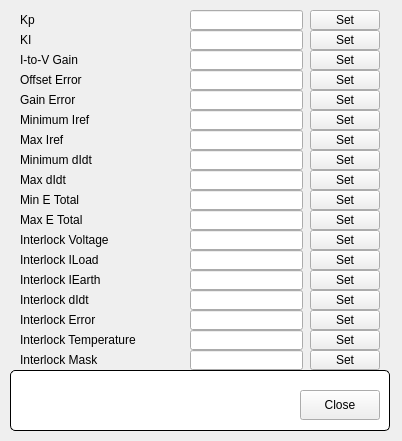
<?xml version="1.0" encoding="UTF-8"?>
<ui version="4.0">
 <class>FormGeneralTuning</class>
 <widget class="QMainWindow" name="FormGeneralTuning">
  <property name="geometry">
   <rect>
    <x>0</x>
    <y>0</y>
    <width>402</width>
    <height>441</height>
   </rect>
  </property>
  <property name="windowTitle">
   <string>General Tuning</string>
  </property>
  <widget class="QWidget" name="centralWidget">
   <widget class="QGroupBox" name="titleGroupBox_2">
    <property name="geometry">
     <rect>
      <x>10</x>
      <y>370</y>
      <width>380</width>
      <height>61</height>
     </rect>
    </property>
    <property name="styleSheet">
     <string notr="true">QGroupBox {
 	background-color: rgb(255, 255, 255);
     border: 1px solid black;
     border-radius: 5px;
     margin-top: 0.5em;
 }
 
 QGroupBox::title {
     subcontrol-origin: margin;
     left: 10px;
     padding: 0 3px 0 3px;
 }</string>
    </property>
    <property name="title">
     <string/>
    </property>
    <widget class="QPushButton" name="btnClose">
     <property name="geometry">
      <rect>
       <x>290</x>
       <y>20</y>
       <width>80</width>
       <height>30</height>
      </rect>
     </property>
     <property name="text">
      <string>Close</string>
     </property>
    </widget>
   </widget>
   <widget class="QLabel" name="label">
    <property name="geometry">
     <rect>
      <x>20</x>
      <y>10</y>
      <width>160</width>
      <height>20</height>
     </rect>
    </property>
    <property name="text">
     <string>Kp</string>
    </property>
   </widget>
   <widget class="QLineEdit" name="txtKP">
    <property name="geometry">
     <rect>
      <x>190</x>
      <y>10</y>
      <width>113</width>
      <height>20</height>
     </rect>
    </property>
   </widget>
   <widget class="QPushButton" name="pushButton">
    <property name="geometry">
     <rect>
      <x>310</x>
      <y>10</y>
      <width>70</width>
      <height>20</height>
     </rect>
    </property>
    <property name="text">
     <string>Set</string>
    </property>
   </widget>
   <widget class="QPushButton" name="pushButton_2">
    <property name="geometry">
     <rect>
      <x>310</x>
      <y>30</y>
      <width>70</width>
      <height>20</height>
     </rect>
    </property>
    <property name="text">
     <string>Set</string>
    </property>
   </widget>
   <widget class="QLineEdit" name="txtKI">
    <property name="geometry">
     <rect>
      <x>190</x>
      <y>30</y>
      <width>113</width>
      <height>20</height>
     </rect>
    </property>
   </widget>
   <widget class="QLabel" name="label_2">
    <property name="geometry">
     <rect>
      <x>20</x>
      <y>30</y>
      <width>160</width>
      <height>20</height>
     </rect>
    </property>
    <property name="text">
     <string>KI</string>
    </property>
   </widget>
   <widget class="QPushButton" name="pushButton_3">
    <property name="geometry">
     <rect>
      <x>310</x>
      <y>50</y>
      <width>70</width>
      <height>20</height>
     </rect>
    </property>
    <property name="text">
     <string>Set</string>
    </property>
   </widget>
   <widget class="QLineEdit" name="txtI2VGain">
    <property name="geometry">
     <rect>
      <x>190</x>
      <y>50</y>
      <width>113</width>
      <height>20</height>
     </rect>
    </property>
   </widget>
   <widget class="QLabel" name="label_3">
    <property name="geometry">
     <rect>
      <x>20</x>
      <y>50</y>
      <width>160</width>
      <height>20</height>
     </rect>
    </property>
    <property name="text">
     <string>I-to-V Gain</string>
    </property>
   </widget>
   <widget class="QPushButton" name="pushButton_4">
    <property name="geometry">
     <rect>
      <x>310</x>
      <y>70</y>
      <width>70</width>
      <height>20</height>
     </rect>
    </property>
    <property name="text">
     <string>Set</string>
    </property>
   </widget>
   <widget class="QLineEdit" name="txtOffsetError">
    <property name="geometry">
     <rect>
      <x>190</x>
      <y>70</y>
      <width>113</width>
      <height>20</height>
     </rect>
    </property>
   </widget>
   <widget class="QLabel" name="label_4">
    <property name="geometry">
     <rect>
      <x>20</x>
      <y>70</y>
      <width>160</width>
      <height>20</height>
     </rect>
    </property>
    <property name="text">
     <string>Offset Error</string>
    </property>
   </widget>
   <widget class="QPushButton" name="pushButton_5">
    <property name="geometry">
     <rect>
      <x>310</x>
      <y>130</y>
      <width>70</width>
      <height>20</height>
     </rect>
    </property>
    <property name="text">
     <string>Set</string>
    </property>
   </widget>
   <widget class="QLineEdit" name="txtMindIdt">
    <property name="geometry">
     <rect>
      <x>190</x>
      <y>150</y>
      <width>113</width>
      <height>20</height>
     </rect>
    </property>
   </widget>
   <widget class="QPushButton" name="pushButton_6">
    <property name="geometry">
     <rect>
      <x>310</x>
      <y>110</y>
      <width>70</width>
      <height>20</height>
     </rect>
    </property>
    <property name="text">
     <string>Set</string>
    </property>
   </widget>
   <widget class="QPushButton" name="pushButton_7">
    <property name="geometry">
     <rect>
      <x>310</x>
      <y>150</y>
      <width>70</width>
      <height>20</height>
     </rect>
    </property>
    <property name="text">
     <string>Set</string>
    </property>
   </widget>
   <widget class="QLabel" name="label_5">
    <property name="geometry">
     <rect>
      <x>20</x>
      <y>110</y>
      <width>160</width>
      <height>20</height>
     </rect>
    </property>
    <property name="text">
     <string>Minimum Iref</string>
    </property>
   </widget>
   <widget class="QLineEdit" name="txtMinIref">
    <property name="geometry">
     <rect>
      <x>190</x>
      <y>110</y>
      <width>113</width>
      <height>20</height>
     </rect>
    </property>
   </widget>
   <widget class="QLineEdit" name="txtGainError">
    <property name="geometry">
     <rect>
      <x>190</x>
      <y>90</y>
      <width>113</width>
      <height>20</height>
     </rect>
    </property>
   </widget>
   <widget class="QPushButton" name="pushButton_8">
    <property name="geometry">
     <rect>
      <x>310</x>
      <y>90</y>
      <width>70</width>
      <height>20</height>
     </rect>
    </property>
    <property name="text">
     <string>Set</string>
    </property>
   </widget>
   <widget class="QLineEdit" name="txtMaxIref">
    <property name="geometry">
     <rect>
      <x>190</x>
      <y>130</y>
      <width>113</width>
      <height>20</height>
     </rect>
    </property>
   </widget>
   <widget class="QLabel" name="label_6">
    <property name="geometry">
     <rect>
      <x>20</x>
      <y>150</y>
      <width>160</width>
      <height>20</height>
     </rect>
    </property>
    <property name="text">
     <string>Minimum dIdt</string>
    </property>
   </widget>
   <widget class="QLabel" name="label_7">
    <property name="geometry">
     <rect>
      <x>20</x>
      <y>130</y>
      <width>160</width>
      <height>20</height>
     </rect>
    </property>
    <property name="text">
     <string>Max Iref</string>
    </property>
   </widget>
   <widget class="QLabel" name="label_8">
    <property name="geometry">
     <rect>
      <x>20</x>
      <y>90</y>
      <width>160</width>
      <height>20</height>
     </rect>
    </property>
    <property name="text">
     <string>Gain Error</string>
    </property>
   </widget>
   <widget class="QLineEdit" name="txtInterlockError">
    <property name="geometry">
     <rect>
      <x>190</x>
      <y>310</y>
      <width>113</width>
      <height>20</height>
     </rect>
    </property>
   </widget>
   <widget class="QLabel" name="label_9">
    <property name="geometry">
     <rect>
      <x>20</x>
      <y>230</y>
      <width>160</width>
      <height>20</height>
     </rect>
    </property>
    <property name="text">
     <string>Interlock Voltage</string>
    </property>
   </widget>
   <widget class="QPushButton" name="pushButton_9">
    <property name="geometry">
     <rect>
      <x>310</x>
      <y>250</y>
      <width>70</width>
      <height>20</height>
     </rect>
    </property>
    <property name="text">
     <string>Set</string>
    </property>
   </widget>
   <widget class="QPushButton" name="pushButton_10">
    <property name="geometry">
     <rect>
      <x>310</x>
      <y>230</y>
      <width>70</width>
      <height>20</height>
     </rect>
    </property>
    <property name="text">
     <string>Set</string>
    </property>
   </widget>
   <widget class="QPushButton" name="pushButton_11">
    <property name="geometry">
     <rect>
      <x>310</x>
      <y>310</y>
      <width>70</width>
      <height>20</height>
     </rect>
    </property>
    <property name="text">
     <string>Set</string>
    </property>
   </widget>
   <widget class="QLabel" name="label_10">
    <property name="geometry">
     <rect>
      <x>20</x>
      <y>170</y>
      <width>160</width>
      <height>20</height>
     </rect>
    </property>
    <property name="text">
     <string>Max dIdt</string>
    </property>
   </widget>
   <widget class="QPushButton" name="pushButton_12">
    <property name="geometry">
     <rect>
      <x>310</x>
      <y>170</y>
      <width>70</width>
      <height>20</height>
     </rect>
    </property>
    <property name="text">
     <string>Set</string>
    </property>
   </widget>
   <widget class="QPushButton" name="pushButton_13">
    <property name="geometry">
     <rect>
      <x>310</x>
      <y>210</y>
      <width>70</width>
      <height>20</height>
     </rect>
    </property>
    <property name="text">
     <string>Set</string>
    </property>
   </widget>
   <widget class="QLineEdit" name="txtInterlockIload">
    <property name="geometry">
     <rect>
      <x>190</x>
      <y>250</y>
      <width>113</width>
      <height>20</height>
     </rect>
    </property>
   </widget>
   <widget class="QLineEdit" name="txtInterlockIEartth">
    <property name="geometry">
     <rect>
      <x>190</x>
      <y>270</y>
      <width>113</width>
      <height>20</height>
     </rect>
    </property>
   </widget>
   <widget class="QLabel" name="label_11">
    <property name="geometry">
     <rect>
      <x>20</x>
      <y>310</y>
      <width>160</width>
      <height>20</height>
     </rect>
    </property>
    <property name="text">
     <string>Interlock Error</string>
    </property>
   </widget>
   <widget class="QLineEdit" name="txtInterlockVoltage">
    <property name="geometry">
     <rect>
      <x>190</x>
      <y>230</y>
      <width>113</width>
      <height>20</height>
     </rect>
    </property>
   </widget>
   <widget class="QPushButton" name="pushButton_14">
    <property name="geometry">
     <rect>
      <x>310</x>
      <y>270</y>
      <width>70</width>
      <height>20</height>
     </rect>
    </property>
    <property name="text">
     <string>Set</string>
    </property>
   </widget>
   <widget class="QLineEdit" name="txtMaxTotalE">
    <property name="geometry">
     <rect>
      <x>190</x>
      <y>210</y>
      <width>113</width>
      <height>20</height>
     </rect>
    </property>
   </widget>
   <widget class="QLabel" name="label_12">
    <property name="geometry">
     <rect>
      <x>20</x>
      <y>290</y>
      <width>160</width>
      <height>20</height>
     </rect>
    </property>
    <property name="text">
     <string>Interlock dIdt</string>
    </property>
   </widget>
   <widget class="QLineEdit" name="txtMaxdIdt">
    <property name="geometry">
     <rect>
      <x>190</x>
      <y>170</y>
      <width>113</width>
      <height>20</height>
     </rect>
    </property>
   </widget>
   <widget class="QLabel" name="label_13">
    <property name="geometry">
     <rect>
      <x>20</x>
      <y>250</y>
      <width>160</width>
      <height>20</height>
     </rect>
    </property>
    <property name="text">
     <string>Interlock ILoad</string>
    </property>
   </widget>
   <widget class="QPushButton" name="pushButton_15">
    <property name="geometry">
     <rect>
      <x>310</x>
      <y>290</y>
      <width>70</width>
      <height>20</height>
     </rect>
    </property>
    <property name="text">
     <string>Set</string>
    </property>
   </widget>
   <widget class="QLabel" name="label_14">
    <property name="geometry">
     <rect>
      <x>20</x>
      <y>270</y>
      <width>160</width>
      <height>20</height>
     </rect>
    </property>
    <property name="text">
     <string>Interlock IEarth</string>
    </property>
   </widget>
   <widget class="QPushButton" name="pushButton_16">
    <property name="geometry">
     <rect>
      <x>310</x>
      <y>190</y>
      <width>70</width>
      <height>20</height>
     </rect>
    </property>
    <property name="text">
     <string>Set</string>
    </property>
   </widget>
   <widget class="QLabel" name="label_15">
    <property name="geometry">
     <rect>
      <x>20</x>
      <y>210</y>
      <width>160</width>
      <height>20</height>
     </rect>
    </property>
    <property name="text">
     <string>Max E Total</string>
    </property>
   </widget>
   <widget class="QLabel" name="label_16">
    <property name="geometry">
     <rect>
      <x>20</x>
      <y>190</y>
      <width>160</width>
      <height>20</height>
     </rect>
    </property>
    <property name="text">
     <string>Min E Total</string>
    </property>
   </widget>
   <widget class="QLineEdit" name="txtMinTotalE">
    <property name="geometry">
     <rect>
      <x>190</x>
      <y>190</y>
      <width>113</width>
      <height>20</height>
     </rect>
    </property>
   </widget>
   <widget class="QLineEdit" name="txtInterlockdIdt">
    <property name="geometry">
     <rect>
      <x>190</x>
      <y>290</y>
      <width>113</width>
      <height>20</height>
     </rect>
    </property>
   </widget>
   <widget class="QLineEdit" name="txtInterlockTemp">
    <property name="geometry">
     <rect>
      <x>190</x>
      <y>330</y>
      <width>113</width>
      <height>20</height>
     </rect>
    </property>
   </widget>
   <widget class="QLabel" name="label_17">
    <property name="geometry">
     <rect>
      <x>20</x>
      <y>330</y>
      <width>160</width>
      <height>20</height>
     </rect>
    </property>
    <property name="text">
     <string>Interlock Temperature</string>
    </property>
   </widget>
   <widget class="QPushButton" name="pushButton_17">
    <property name="geometry">
     <rect>
      <x>310</x>
      <y>330</y>
      <width>70</width>
      <height>20</height>
     </rect>
    </property>
    <property name="text">
     <string>Set</string>
    </property>
   </widget>
   <widget class="QLabel" name="label_18">
    <property name="geometry">
     <rect>
      <x>20</x>
      <y>350</y>
      <width>160</width>
      <height>20</height>
     </rect>
    </property>
    <property name="text">
     <string>Interlock Mask</string>
    </property>
   </widget>
   <widget class="QLineEdit" name="txtInterlockMask">
    <property name="geometry">
     <rect>
      <x>190</x>
      <y>350</y>
      <width>113</width>
      <height>20</height>
     </rect>
    </property>
   </widget>
   <widget class="QPushButton" name="pushButton_18">
    <property name="geometry">
     <rect>
      <x>310</x>
      <y>350</y>
      <width>70</width>
      <height>20</height>
     </rect>
    </property>
    <property name="text">
     <string>Set</string>
    </property>
   </widget>
  </widget>
 </widget>
 <resources/>
 <connections/>
</ui>
